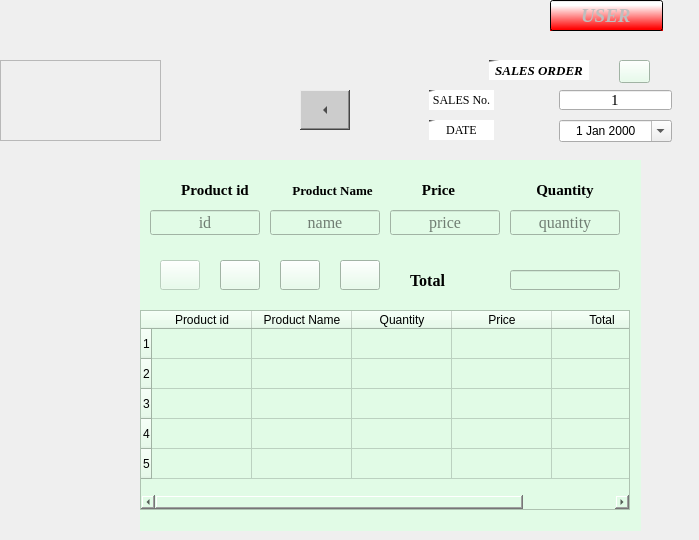
    <widget class="QWidget" name="page_9">
     <property name="enabled">
      <bool>true</bool>
     </property>
     <widget class="QFrame" name="frame_13">
      <property name="geometry">
       <rect>
        <x>0</x>
        <y>60</y>
        <width>161</width>
        <height>81</height>
       </rect>
      </property>
      <property name="styleSheet">
       <string notr="true">image:url(:/newPrefix/logo.jpg)</string>
      </property>
      <property name="frameShape">
       <enum>QFrame::StyledPanel</enum>
      </property>
      <property name="frameShadow">
       <enum>QFrame::Raised</enum>
      </property>
     </widget>
     <widget class="QWidget" name="widget_10" native="true">
      <property name="geometry">
       <rect>
        <x>140</x>
        <y>160</y>
        <width>501</width>
        <height>371</height>
       </rect>
      </property>
      <property name="font">
       <font>
        <family>Times New Roman</family>
        <pointsize>14</pointsize>
        <weight>75</weight>
        <italic>true</italic>
        <bold>true</bold>
       </font>
      </property>
      <property name="styleSheet">
       <string notr="true">background-color: rgb(225, 251, 230);</string>
      </property>
      <widget class="QLabel" name="label_24">
       <property name="geometry">
        <rect>
         <x>40</x>
         <y>20</y>
         <width>70</width>
         <height>20</height>
        </rect>
       </property>
       <property name="font">
        <font>
         <family>Times New Roman</family>
         <pointsize>11</pointsize>
         <weight>75</weight>
         <italic>false</italic>
         <bold>true</bold>
        </font>
       </property>
       <property name="text">
        <string>Product id</string>
       </property>
       <property name="alignment">
        <set>Qt::AlignCenter</set>
       </property>
      </widget>
      <widget class="QLabel" name="label_25">
       <property name="geometry">
        <rect>
         <x>150</x>
         <y>20</y>
         <width>85</width>
         <height>20</height>
        </rect>
       </property>
       <property name="font">
        <font>
         <family>Times New Roman</family>
         <pointsize>10</pointsize>
         <weight>75</weight>
         <italic>false</italic>
         <bold>true</bold>
        </font>
       </property>
       <property name="text">
        <string>Product Name</string>
       </property>
       <property name="alignment">
        <set>Qt::AlignCenter</set>
       </property>
      </widget>
      <widget class="QLabel" name="label_26">
       <property name="geometry">
        <rect>
         <x>260</x>
         <y>20</y>
         <width>77</width>
         <height>20</height>
        </rect>
       </property>
       <property name="font">
        <font>
         <family>Times New Roman</family>
         <pointsize>11</pointsize>
         <weight>75</weight>
         <italic>false</italic>
         <bold>true</bold>
        </font>
       </property>
       <property name="text">
        <string>Price</string>
       </property>
       <property name="alignment">
        <set>Qt::AlignCenter</set>
       </property>
      </widget>
      <widget class="QLabel" name="label_27">
       <property name="geometry">
        <rect>
         <x>390</x>
         <y>20</y>
         <width>70</width>
         <height>20</height>
        </rect>
       </property>
       <property name="font">
        <font>
         <family>Times New Roman</family>
         <pointsize>11</pointsize>
         <weight>75</weight>
         <italic>false</italic>
         <bold>true</bold>
        </font>
       </property>
       <property name="text">
        <string>Quantity</string>
       </property>
       <property name="alignment">
        <set>Qt::AlignCenter</set>
       </property>
      </widget>
      <widget class="QLineEdit" name="lineEdit_salesid">
       <property name="geometry">
        <rect>
         <x>10</x>
         <y>50</y>
         <width>110</width>
         <height>25</height>
        </rect>
       </property>
       <property name="font">
        <font>
         <family>Times New Roman</family>
         <pointsize>12</pointsize>
         <weight>50</weight>
         <italic>false</italic>
         <bold>false</bold>
        </font>
       </property>
       <property name="alignment">
        <set>Qt::AlignCenter</set>
       </property>
       <property name="placeholderText">
        <string>id</string>
       </property>
      </widget>
      <widget class="QLineEdit" name="lineEdit_salesname">
       <property name="geometry">
        <rect>
         <x>130</x>
         <y>50</y>
         <width>110</width>
         <height>25</height>
        </rect>
       </property>
       <property name="font">
        <font>
         <family>Times New Roman</family>
         <pointsize>12</pointsize>
         <weight>50</weight>
         <italic>false</italic>
         <bold>false</bold>
        </font>
       </property>
       <property name="alignment">
        <set>Qt::AlignCenter</set>
       </property>
       <property name="placeholderText">
        <string>name</string>
       </property>
      </widget>
      <widget class="QLineEdit" name="lineEdit_salesprice">
       <property name="geometry">
        <rect>
         <x>250</x>
         <y>50</y>
         <width>110</width>
         <height>25</height>
        </rect>
       </property>
       <property name="font">
        <font>
         <family>Times New Roman</family>
         <pointsize>12</pointsize>
         <weight>50</weight>
         <italic>false</italic>
         <bold>false</bold>
        </font>
       </property>
       <property name="alignment">
        <set>Qt::AlignCenter</set>
       </property>
       <property name="placeholderText">
        <string>price</string>
       </property>
      </widget>
      <widget class="QLineEdit" name="lineEdit_salesqty">
       <property name="geometry">
        <rect>
         <x>370</x>
         <y>50</y>
         <width>110</width>
         <height>25</height>
        </rect>
       </property>
       <property name="font">
        <font>
         <family>Times New Roman</family>
         <pointsize>12</pointsize>
         <weight>50</weight>
         <italic>false</italic>
         <bold>false</bold>
        </font>
       </property>
       <property name="alignment">
        <set>Qt::AlignCenter</set>
       </property>
       <property name="placeholderText">
        <string>quantity</string>
       </property>
      </widget>
      <widget class="QPushButton" name="pushButton_sales_add">
       <property name="enabled">
        <bool>false</bool>
       </property>
       <property name="geometry">
        <rect>
         <x>20</x>
         <y>100</y>
         <width>40</width>
         <height>30</height>
        </rect>
       </property>
       <property name="styleSheet">
        <string notr="true">image:url(:/newPrefix/add.png)</string>
       </property>
       <property name="text">
        <string/>
       </property>
       <property name="shortcut">
        <string>Return</string>
       </property>
      </widget>
      <widget class="QPushButton" name="pushButton_sales_update">
       <property name="geometry">
        <rect>
         <x>80</x>
         <y>100</y>
         <width>40</width>
         <height>30</height>
        </rect>
       </property>
       <property name="styleSheet">
        <string notr="true">image: url(:/newPrefix/update.png);</string>
       </property>
       <property name="text">
        <string/>
       </property>
      </widget>
      <widget class="QPushButton" name="pushButton_sales_print">
       <property name="geometry">
        <rect>
         <x>140</x>
         <y>100</y>
         <width>40</width>
         <height>30</height>
        </rect>
       </property>
       <property name="accessibleName">
        <string/>
       </property>
       <property name="styleSheet">
        <string notr="true">image: url(:/newPrefix/print.png);</string>
       </property>
       <property name="text">
        <string/>
       </property>
       <property name="shortcut">
        <string>Ctrl+P</string>
       </property>
       <property name="checkable">
        <bool>false</bool>
       </property>
      </widget>
      <widget class="QPushButton" name="pushButton_sales_clear">
       <property name="geometry">
        <rect>
         <x>200</x>
         <y>100</y>
         <width>40</width>
         <height>30</height>
        </rect>
       </property>
       <property name="font">
        <font>
         <family>Times New Roman</family>
         <pointsize>12</pointsize>
         <weight>50</weight>
         <italic>false</italic>
         <bold>false</bold>
        </font>
       </property>
       <property name="styleSheet">
        <string notr="true">image: url(:/newPrefix/clears.png);</string>
       </property>
       <property name="text">
        <string/>
       </property>
       <property name="shortcut">
        <string>Del</string>
       </property>
      </widget>
      <widget class="QLineEdit" name="lineEdit_salestotal">
       <property name="geometry">
        <rect>
         <x>370</x>
         <y>110</y>
         <width>110</width>
         <height>20</height>
        </rect>
       </property>
       <property name="font">
        <font>
         <family>Times New Roman</family>
         <pointsize>12</pointsize>
         <weight>50</weight>
         <italic>false</italic>
         <bold>false</bold>
        </font>
       </property>
      </widget>
      <widget class="QLabel" name="label_28">
       <property name="geometry">
        <rect>
         <x>270</x>
         <y>110</y>
         <width>47</width>
         <height>21</height>
        </rect>
       </property>
       <property name="font">
        <font>
         <family>Times New Roman</family>
         <pointsize>12</pointsize>
         <weight>75</weight>
         <italic>false</italic>
         <bold>true</bold>
        </font>
       </property>
       <property name="text">
        <string>Total</string>
       </property>
      </widget>
      <widget class="QTableWidget" name="tableWidget_sales">
       <property name="geometry">
        <rect>
         <x>0</x>
         <y>150</y>
         <width>490</width>
         <height>200</height>
        </rect>
       </property>
       <row>
        <property name="text">
         <string>1</string>
        </property>
       </row>
       <row>
        <property name="text">
         <string>2</string>
        </property>
       </row>
       <row>
        <property name="text">
         <string>3</string>
        </property>
       </row>
       <row>
        <property name="text">
         <string>4</string>
        </property>
       </row>
       <row>
        <property name="text">
         <string>5</string>
        </property>
       </row>
       <column>
        <property name="text">
         <string>Product id</string>
        </property>
       </column>
       <column>
        <property name="text">
         <string>Product Name</string>
        </property>
       </column>
       <column>
        <property name="text">
         <string>Quantity</string>
        </property>
       </column>
       <column>
        <property name="text">
         <string>Price</string>
        </property>
       </column>
       <column>
        <property name="text">
         <string>Total</string>
        </property>
       </column>
      </widget>
     </widget>
     <widget class="QLineEdit" name="lineEdit_salesorder">
      <property name="enabled">
       <bool>false</bool>
      </property>
      <property name="geometry">
       <rect>
        <x>550</x>
        <y>0</y>
        <width>113</width>
        <height>31</height>
       </rect>
      </property>
      <property name="font">
       <font>
        <family>Times New Roman</family>
        <pointsize>14</pointsize>
        <weight>75</weight>
        <italic>true</italic>
        <bold>true</bold>
       </font>
      </property>
      <property name="styleSheet">
       <string notr="true">background-color: qlineargradient(spread:pad, x1:0.912045, y1:0.932, x2:0.898, y2:0.164545, stop:0 rgba(255, 0, 0, 255), stop:1 rgba(255, 255, 255, 255));</string>
      </property>
      <property name="text">
       <string>USER</string>
      </property>
      <property name="alignment">
       <set>Qt::AlignCenter</set>
      </property>
     </widget>
     <widget class="QToolButton" name="toolButton_salesorder">
      <property name="geometry">
       <rect>
        <x>300</x>
        <y>90</y>
        <width>50</width>
        <height>40</height>
       </rect>
      </property>
      <property name="font">
       <font>
        <family>Times New Roman</family>
        <pointsize>14</pointsize>
        <weight>75</weight>
        <bold>true</bold>
       </font>
      </property>
      <property name="styleSheet">
       <string notr="true">background:rgb(204, 204, 204)</string>
      </property>
      <property name="text">
       <string/>
      </property>
      <property name="arrowType">
       <enum>Qt::LeftArrow</enum>
      </property>
     </widget>
     <widget class="QWidget" name="widget_11" native="true">
      <property name="geometry">
       <rect>
        <x>389</x>
        <y>50</y>
        <width>301</width>
        <height>101</height>
       </rect>
      </property>
      <widget class="QLabel" name="label_29">
       <property name="geometry">
        <rect>
         <x>100</x>
         <y>10</y>
         <width>100</width>
         <height>20</height>
        </rect>
       </property>
       <property name="font">
        <font>
         <family>Times New Roman</family>
         <pointsize>10</pointsize>
         <weight>75</weight>
         <italic>true</italic>
         <bold>true</bold>
        </font>
       </property>
       <property name="styleSheet">
        <string notr="true">background-color: qlineargradient(spread:pad, x1:0, y1:0, x2:0.0681818, y2:0.0625, stop:0 rgba(0, 0, 0, 255), stop:1 rgba(255, 255, 255, 255));</string>
       </property>
       <property name="text">
        <string>SALES ORDER</string>
       </property>
       <property name="alignment">
        <set>Qt::AlignCenter</set>
       </property>
      </widget>
      <widget class="QLabel" name="label_30">
       <property name="geometry">
        <rect>
         <x>40</x>
         <y>40</y>
         <width>65</width>
         <height>20</height>
        </rect>
       </property>
       <property name="font">
        <font>
         <family>Times New Roman</family>
         <pointsize>9</pointsize>
         <weight>50</weight>
         <bold>false</bold>
        </font>
       </property>
       <property name="styleSheet">
        <string notr="true">background:qlineargradient(spread:pad, x1:0, y1:0, x2:0.0681818, y2:0.0625, stop:0 rgba(0, 0, 0, 255), stop:1 rgba(255, 255, 255, 255))</string>
       </property>
       <property name="text">
        <string>SALES No.</string>
       </property>
       <property name="alignment">
        <set>Qt::AlignCenter</set>
       </property>
      </widget>
      <widget class="QLabel" name="label_31">
       <property name="geometry">
        <rect>
         <x>40</x>
         <y>70</y>
         <width>65</width>
         <height>20</height>
        </rect>
       </property>
       <property name="font">
        <font>
         <family>Times New Roman</family>
         <pointsize>9</pointsize>
         <weight>50</weight>
         <bold>false</bold>
        </font>
       </property>
       <property name="styleSheet">
        <string notr="true">background:qlineargradient(spread:pad, x1:0, y1:0, x2:0.0681818, y2:0.0625, stop:0 rgba(0, 0, 0, 255), stop:1 rgba(255, 255, 255, 255))</string>
       </property>
       <property name="text">
        <string>DATE</string>
       </property>
       <property name="alignment">
        <set>Qt::AlignCenter</set>
       </property>
      </widget>
      <widget class="QLineEdit" name="lineEdit_salesno_2">
       <property name="geometry">
        <rect>
         <x>170</x>
         <y>40</y>
         <width>113</width>
         <height>20</height>
        </rect>
       </property>
       <property name="font">
        <font>
         <family>Times New Roman</family>
         <pointsize>11</pointsize>
         <weight>50</weight>
         <bold>false</bold>
        </font>
       </property>
       <property name="text">
        <string>1</string>
       </property>
       <property name="alignment">
        <set>Qt::AlignCenter</set>
       </property>
      </widget>
      <widget class="QDateEdit" name="dateEdit_3">
       <property name="geometry">
        <rect>
         <x>170</x>
         <y>70</y>
         <width>113</width>
         <height>22</height>
        </rect>
       </property>
       <property name="alignment">
        <set>Qt::AlignCenter</set>
       </property>
       <property name="calendarPopup">
        <bool>true</bool>
       </property>
      </widget>
      <widget class="QPushButton" name="pushButton_sales_wid_add">
       <property name="geometry">
        <rect>
         <x>230</x>
         <y>10</y>
         <width>31</width>
         <height>23</height>
        </rect>
       </property>
       <property name="styleSheet">
        <string notr="true">background-color: rgb(225, 251, 230);
image: url(:/newPrefix/add.png);</string>
       </property>
       <property name="text">
        <string/>
       </property>
      </widget>
     </widget>
    </widget>
